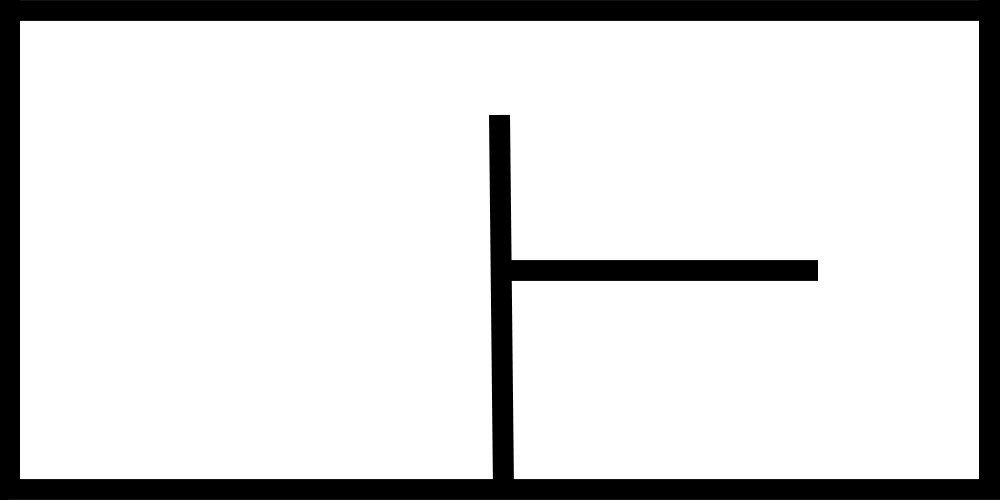
#> input picture src/swarm_rescue/my_maps/images/wall1.png, 1000 x 500 px
$ python -i my_image_to_map.py   (imports and definitions only)
#> lines starting #> are read from the running program, lines starting #| are printed output that depends on the picture; after the words box and inside, x2 and y2 are one past the last pixel; in counts of white or black regions, pixels touching at a corner belong together
#> further down, picture is the input picture: shape (500, 1000, 3); min 0, max 255, mean 217
import random

import cv2
import numpy as np


# Insert the parent directory of the current file's directory into sys.path.
# This allows Python to locate modules that are one level above the current
# script, in this case spg_overlay.
import sys
from pathlib import Path
sys.path.insert(0, str(Path(__file__).resolve().parent.parent))

from spg_overlay.utils.utils import circular_kernel


class ImageToMap:
    def __init__(self, image_source: cv2.Mat, auto_resized: bool = True):
#> called with auto_resized = True
        self._img_src = image_source
        cv2.imshow("image_source", self._img_src)
        cv2.waitKey(0)

        img_hsv = cv2.cvtColor(self._img_src, cv2.COLOR_BGR2HSV)
#> img_hsv: shape (500, 1000, 3); mean H, S, V 0, 0, 217
        # lower bound and upper bound for all color except black
        lower_bound = (0, 0, 100)
        upper_bound = (180, 255, 255)
        # find the colors within the boundaries
        mask_walls = cv2.inRange(img_hsv, lower_bound, upper_bound)
#> mask_walls: shape (500, 1000); 85% white; 1 black region, box (x1, y1, x2, y2) and area: (0, 0, 1000, 500) 74763
        self._img_src_walls = cv2.bitwise_not(mask_walls)
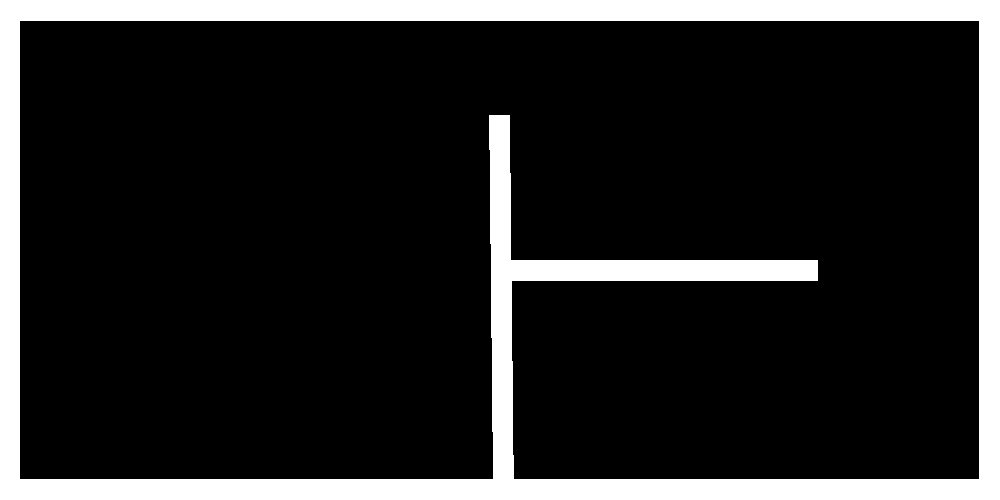
#> self._img_src_walls: shape (500, 1000); 15% white; 1 white region, box (x1, y1, x2, y2) and area: (0, 0, 1000, 500) 74763
        # cv2.imshow("mask_walls", self._img_src_bw)
        # cv2.waitKey(0)

        self._auto_resized = auto_resized

        self.height_map = 750
        self.width_map = 0
        self.factor = 1.0

        self.lines = []
        self.boxes = []

    def launch(self):
        self.compute_dim()
        self.img_to_segments()
        self.img_to_boxes()
        self.write_lines_and_boxes()
        self.detect_people()
        self.detect_rescue_center()

    # [141 lines left out: functions detect_people, detect_rescue_center, not called in this run]

    def compute_dim(self):
        self.height_map = 750

        print("original dim map : ({}, {})"
              .format(self._img_src_walls.shape[1],
                      self._img_src_walls.shape[0]))
#| original dim map : (1000, 500)
        print("auto_resized = {}".format(self._auto_resized))

        self.factor = self.height_map / self._img_src_walls.shape[0]
#> self.factor = 1.5
        if not self._auto_resized:
            self.factor = 1.0
            self.height_map = self._img_src_walls.shape[0]
        self.width_map = int(round(self.factor * self._img_src_walls.shape[1]))
#> self.width_map = 1500
        print("Used dim map : ({}, {}) with factor {}"
              .format(self.width_map, self.height_map, self.factor))
#| Used dim map : (1500, 750) with factor 1.5

        print("Code to add in map_xxx.py:")
        print("\tself._size_area = ({0:.0f},{1:.0f})"
              .format(self.width_map, self.height_map))
#| 	self._size_area = (1500,750)

    def img_to_segments(self):
        fld = cv2.ximgproc.createFastLineDetector(canny_aperture_size=7,
                                                  do_merge=True)
        # size_kernel = 9
        # kernel = np.ones((size_kernel, size_kernel), np.uint8)
        radius_kernel = 5
#> (the run stopped early here; a loop or call above may not have finished)
